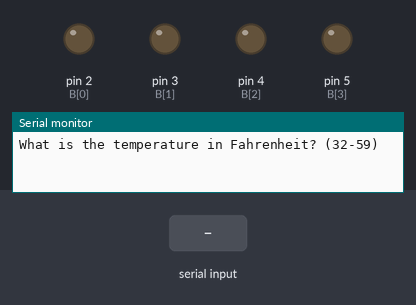
Simulated run of this sketch. Board: Arduino Uno, built with avr-gcc and run on an emulated ATmega328P. On the bench: output pins drawn as LEDs (lit = HIGH), the last lines printed to the serial monitor. The test bench sets the inputs (shaded band).

Above: at 1.2 s.
1.3 s: "30,150\n" received over Serial
At 3.9 s:
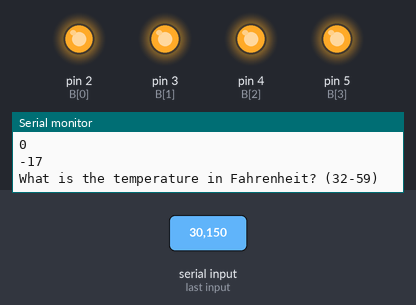
4.2 s: "90,45\n" received over Serial
At 5.3 s:
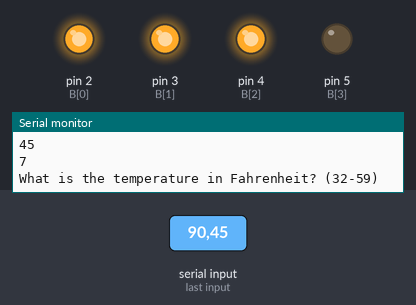
7.1 s: "200\n" received over Serial
At 7.5 s:
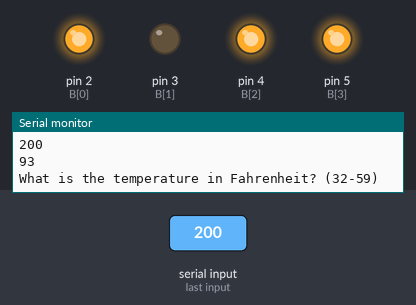
Timing chart, 0 to 10.1 s (numbered marks = the images above; inputs shaded):
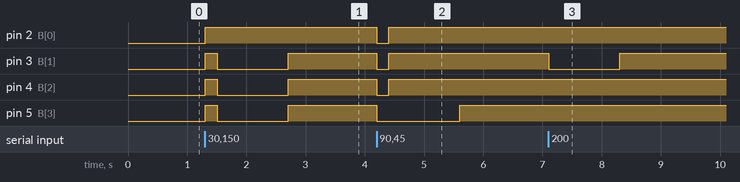

The sketch:

lab2_ex2.ino
```cpp
// C++ code
//
const int B[] = {2, 3, 4, 5};
int a = 0x00;
int a0, a1, a2, a3;

unsigned char GetBit(unsigned char x, unsigned char k) {
   return ((x & (0x01 << k)) != 0);
}

void setup()
{
  pinMode(B[0], OUTPUT);
  pinMode(B[1], OUTPUT);
  pinMode(B[2], OUTPUT);
  pinMode(B[3], OUTPUT);
  Serial.begin(9600);
}

void resetB()
{
  digitalWrite(B[3],LOW);
  digitalWrite(B[2],LOW);
  digitalWrite(B[1],LOW);
  digitalWrite(B[0],LOW);
}

void writeToB(unsigned char temp)
{
  for (unsigned int i = 0; i < 4; i++)
  {
    digitalWrite(B[i], LOW);
    if (GetBit(a,i) )
    {
      digitalWrite(B[i], HIGH);
    }
  }
}


void loop()
{
  Serial.print("What is the temperature in Fahrenheit? (32-59)\n");
  while(Serial.available() == 0){}
  a = Serial.parseInt();
  Serial.println(a);
  a = (a-0x20)*5/9;
  Serial.println(a);
  writeToB(a); //This will display the value of a in binary on the LEDs

  delay(200);
}
```

Measured:
- after the input at 1.3 s, pin 2 (B[0]): LOW → HIGH at once; pin 3 (B[1]), pin 4 (B[2]), pin 5 (B[3]): LOW → HIGH at once, → LOW 0.20 s later, → HIGH 1.2 s later
- after the input at 4.2 s, pin 2 (B[0]), pin 3 (B[1]), pin 4 (B[2]): HIGH → LOW at once, → HIGH 0.20 s later; pin 5 (B[3]): HIGH → LOW at once, → HIGH 1.4 s later
- after the input at 7.1 s, pin 3 (B[1]): HIGH → LOW at once, → HIGH 1.2 s later
